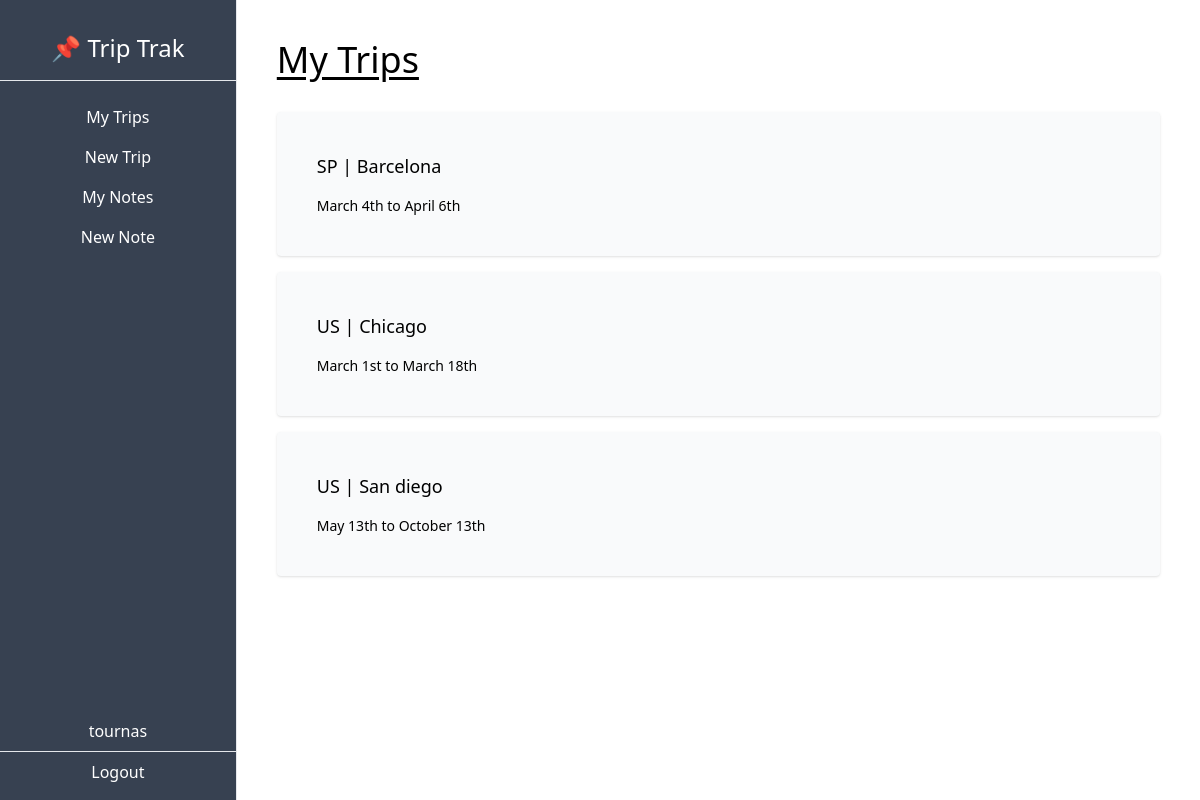
The page /dashboard/ (signed in) on the database its author committed.
### trip/models.py (models this page shows, shortened)
class Trip(models.Model):
    city = models.CharField(max_length=50)
    country = models.CharField(max_length= 2) # USA = US
    start_date = models.DateField(blank=True, null=True)
    end_date = models.DateField(blank=True, null=True)
    owner = models.ForeignKey(User, on_delete=models.CASCADE, related_name='trips')

### trip/views.py (the view)
# urls.py: path('dashboard/', trips_list, name='trip-list'),
def trips_list(request):
    trips = Trip.objects.filter(owner=request.user)
    context = {
        'trips': trips
    }
    return render(request, 'trip/trip_list.html', context)

### trip/templates/trip/trip_list.html
{% extends 'trip/_base.html' %}
{% block content %}
<h1 class="text-4xl underline underline-offset-4 mb-8">My Trips</h1>
{% for trip in trips %}
        <div class="bg-gray-50 p-10 rounded shadow my-4 hover:shadow-lg hover:cursor-pointer">
            <a href="{% url 'trip-detail' trip.pk %}">
                <p class="text-lg">
                    {{trip.country}} | {{trip.city}}
                </p>
                <p class="text-sm pt-4">
                    {% if trip.start_date %}
                    {{ trip.start_date|date:"F jS" }}
                    {% else %}
                    TBA
                    {% endif %}
                    to
                    {% if trip.end_date %}
                    {{ trip.end_date|date:"F jS" }}
                    {% else %}
                    TBA
                    {% endif %}
                </p>
            </a>
        </div>
{% endfor %}
{% endblock content %}

### trip/templates/trip/_base.html (shortened to what this page needs)
<!DOCTYPE html>
<html lang="en">
    <head>
        <script src="https://cdn.tailwindcss.com"></script>
      </head>
<body>
    <div class="flex-col md:flex-row flex h-screen">
        <div class="md:h-screen bg-gray-700 text-white w-full md:w-1/4 md:max-w-xs py-2 md:pt-8 md:pb-2 flex flex-col items-center justify-start border-r">
            <div class="border-b w-full text-center pb-4 text-2xl">
                <h1>📌 Trip Trak</h1>
            </div>
            <div class="pt-4 w-full text-center">
                <ul class="flex md:flex-col justify-around px-2 md:px-0 pb-2 md:pb-0">
                    <li class="py-2 px-3 md:px-0 hover:bg-gray-600 hover:cursor-pointer">
                        <a href="{% url 'trip-list' %}">My Trips</a>
                    </li>
                    <li class="py-2 px-3 md:px-0 hover:bg-gray-600 hover:cursor-pointer">
                        <a href="{% url 'trip-create' %}">New Trip</a>
                    </li>
                    <li class="py-2 px-3 md:px-0 hover:bg-gray-600 hover:cursor-pointer">
                        <a href="{% url 'note-list' %}">My Notes</a>
                    </li>
                    <li class="py-2 px-3 md:px-0 hover:bg-gray-600 hover:cursor-pointer">
                        <a href="{% url 'note-create' %}">New Note</a>
                    </li>
                </ul>
            </div>
            <div class="mt-auto w-full text-center flex md:flex-col justify-evenly py-2 md:pt-0">
                <p class="">{{user.username}}</p>
                <hr class="my-2">
                <form action="{% url 'logout' %}" method="POST">
                    <button type="submit">Logout</button>
                </form>
            </div>
        </div>
        <div class="w-full md:w-full p-10 overflow-auto">
            {% block content %}
            {% endblock content %}
        </div>
    </div>
</body>
</html>

### rows shown on the page
Trip: country "SP", city "Barcelona", start_date "March 4th", end_date "April 6th"
Trip: country "US", city "Chicago", start_date "March 1st", end_date "March 18th"
Trip: country "US", city "San diego", start_date "May 13th", end_date "October 13th"

### other values the page prints
{{ user.username }} "tournas"
